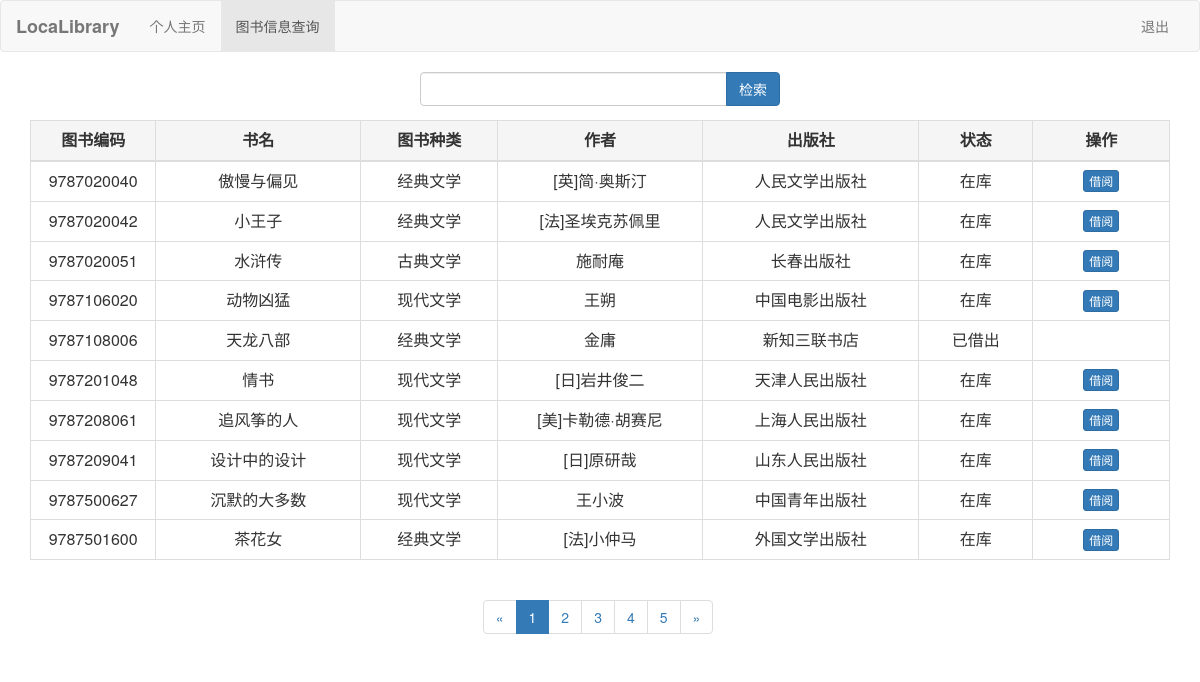
The app's page /reader/search.php with its own data.
### tables this page shows
CREATE TABLE `book` (
  `bookcode` varchar(10) NOT NULL,
  `name` varchar(50) DEFAULT NULL,
  `category` varchar(10) DEFAULT NULL,
  `author` varchar(10) DEFAULT NULL,
  `press` varchar(50) DEFAULT NULL,
  `status` varchar(10) NOT NULL DEFAULT '在库'
);

### reader/search.php (the view, shortened to what this page needs)
<?php
require_once ('../includes/config.php');
?>
<html>
<head>
<link rel="stylesheet" href="./Resources/bootstrap.min.css">
<link href="https://cdn.staticfile.org/twitter-bootstrap/3.3.7/css/bootstrap.min.css" rel="stylesheet">
<link href="js/bootstrap-datetimepicker.min.css" rel="stylesheet" media="screen">
</head>
<body>
<nav class="navbar navbar-default">
        <div class="container-fluid">
            <div class="navbar-header">
                <a class="navbar-brand" href="">
                    <b>LocaLibrary</b>
                </a>
            </div>
            <div class="collapse navbar-collapse" id="nav">
                <ul class="nav navbar-nav">
				<li><a href="readerpage.php">个人主页</a></li>
	            <li class="active"><a href="search.php">图书信息查询</a></li>
                </ul>
                <ul class="nav navbar-nav navbar-right">
                    <li>
					<a href="" style="cursor:default"><?php echo $_SESSION['user_id']?></a>
                    </li>
                    <li>
					<a href="../index.php">退出</a>
                    </li>
                </ul>
            </div>
        </div>
	</nav>
	<?php
	$pageSize = 10;
	if (isset($_GET['page']) && $_GET['page'] >1) {
		$pageVal = $_GET['page'];
	}else {
		$pageVal = 1;
	}
   $page = ($pageVal-1)*$pageSize;
	?>
	<div class="container-fluid">
    <div class="row">
      <div class="col-md-12">
		<div class="col-md-4">
		</div>
		<div class="col-md-4">
			<form method="POST" action="explore.php" >
				<div class="input-group">
                    <input type="text" class="form-control" name="query" id="search">
                    <span class="input-group-btn">
                        <button class="btn btn-primary" type="submit" id="explore">检索</button>
                    </span>
				</div>
			</form>
		</div>
		<div class="col-md-4">
		</div>
	  </div>
   </div>
 <div class="container">
		<?php
		$flag=0;
		    $res=mysqli_query($conn,"select * from book");
			$numrows = mysqli_num_rows($res);
			$pageNum = ceil($numrows/$pageSize);
	      $result = mysqli_query($conn,"select * from book limit $page,$pageSize");
		if($pageVal <=3){
			$begin =1;
			$end = $pageNum>=5?5:$pageNum;
		}else{
			$end = $pageVal+2>=$pageNum?$pageNum:$pageVal+2;
			$begin =$end -4<=1?1:$end -4;
		}
		$prev = $pageVal -1<=1?1:$pageVal-1;
		$next = $pageVal +1 >=$pageNum?$pageNum:$pageVal +1;
		echo "<table class='table table-bordered table-hover text-center' id='txtHint'>
					<thead>
					<tr class='active'>
					<th class='text-center' width='11%'>图书编码</th>
                    <th class='text-center' width='18%'>书名</th>
                    <th class='text-center' width='12%'>图书种类</th>
                    <th class='text-center' width='18%'>作者</th>
                    <th class='text-center' width='19%'>出版社</th>
					<th class='text-center' width='10%'>状态</th>
					<th class='text-center' width='12%'>操作</th>
					</tr>
				</thead>";
	  if($result){
				$sql0="select count(*) from borrow_list where card='{$_SESSION['user_id']}'";
                $num=mysqli_query($conn,$sql0);
                $row1 = mysqli_fetch_array($num, MYSQLI_ASSOC);
                   if($row1["count(*)"]==3)
               {
               while($row = mysqli_fetch_array($result, MYSQLI_ASSOC))
               {
				  echo "<tr>
					<td>{$row["bookcode"]}</td>
					<td>{$row["name"]}</td>
					<td>{$row["category"]}</td>
					<td>{$row["author"]}</td>
					<td>{$row["press"]}</td>
					<td>{$row["status"]}</td>
					<td></td>
					</tr>";
					}
					echo "</table>";
	  }
	  else{
			while($row = mysqli_fetch_array($result, MYSQLI_ASSOC))
				{ $sql2="select status from book where `bookcode`='{$row["bookcode"]}'";
				  $can=mysqli_query($conn,$sql2);
				  $row1=mysqli_fetch_array($can,MYSQLI_ASSOC);
				  if($row1["status"]=="已借出")
				  {
					echo "<tr>
					<td>{$row["bookcode"]}</td>
					<td>{$row["name"]}</td>
					<td>{$row["category"]}</td>
					<td>{$row["author"]}</td>
					<td>{$row["press"]}</td>
					<td>{$row["status"]}</td>
					<td></td>
				</tr>";
				  }
				  else{
					echo "<tr>
							<td>{$row["bookcode"]}</td>
                            <td>{$row["name"]}</td>
                            <td>{$row["category"]}</td>
                            <td>{$row["author"]}</td>
                            <td>{$row["press"]}</td>
							<td>{$row["status"]}</td>
							<td style='vertical-align: middle;text-align: center;'><button class='btn btn-primary btn-xs' onclick='myfunction({$row["bookcode"]},{$page},{$pageSize},{$flag})'>借阅</button></td>
						</tr>";}
				}
			echo "</table>";}
		 }
		?>
  </div>
  <nav class='text-center'>
                            <ul class='pagination'>
                                <li>
                                    <a href="?page=<?php echo $prev; ?>">
                                        <span>&laquo;</span>
									</a>
								</li>
					<?php
					for($i=$begin;$i<=$end;$i++){
						if($pageVal==$i){
							echo "<li class='active'><a href='?page=$i'>".$i."</a></li>";
						}
						else {
							echo "<li><a href='?page=$i'>".$i."</a></li>";
						}
					}
					?>
								<li>
                                    <a href="?page=<?php echo $next; ?>" aria-label='Next'>
                                        <span aria-hidden='true'>&raquo;</span>
                                    </a>
                                </li>
                            </ul>
                         </nav>
</div>
</body>
</html>

### reader/search.php (style rules this page uses)
td { vertical-align: middle !important; }

### records on screen
book: bookcode "9787020040", name "傲慢与偏见", category "经典文学", author "[英]简·奥斯汀", press "人民文学出版社", status "在库"
book: bookcode "9787020042", name "小王子", category "经典文学", author "[法]圣埃克苏佩里", press "人民文学出版社", status "在库"
book: bookcode "9787020051", name "水浒传", category "古典文学", author "施耐庵", press "长春出版社", status "在库"
book: bookcode "9787106020", name "动物凶猛", category "现代文学", author "王朔", press "中国电影出版社", status "在库"
book: bookcode "9787108006", name "天龙八部", category "经典文学", author "金庸", press "新知三联书店", status "已借出"
book: bookcode "9787201048", name "情书", category "现代文学", author "[日]岩井俊二", press "天津人民出版社", status "在库"
book: bookcode "9787208061", name "追风筝的人", category "现代文学", author "[美]卡勒德·胡赛尼", press "上海人民出版社", status "在库"
book: bookcode "9787209041", name "设计中的设计", category "现代文学", author "[日]原研哉", press "山东人民出版社", status "在库"
book: bookcode "9787500627", name "沉默的大多数", category "现代文学", author "王小波", press "中国青年出版社", status "在库"
book: bookcode "9787501600", name "茶花女", category "经典文学", author "[法]小仲马", press "外国文学出版社", status "在库"
